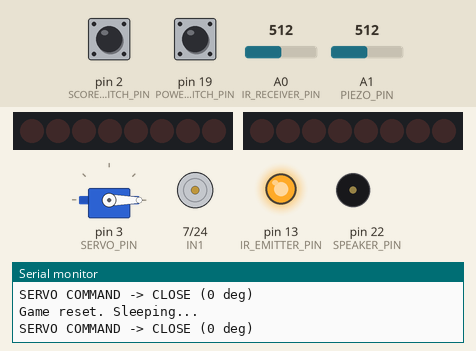
Simulated run of this sketch. Board: Arduino Mega 2560, built with avr-gcc and run on an emulated ATmega2560. Shown: 2 × 8 shift-register outputs drawn as a row of LEDs (first output left, lit = HIGH), servo, motor-driver pin pairs drawn as motors (green arrow = first pin HIGH = forward, orange = second pin HIGH = backward, longer = more drive, scaled by the enable pin), output pins drawn as LEDs (lit = HIGH), buzzer (waves = sounding), the last lines printed to the serial monitor. Wiring (inferred from the names in the program): 2 × shift register (74HC595): data pin 12, shift clock pin 9, latch pin 11 / data pin 5, shift clock pin 4. Wiring (inferred from the signals the program sends): 2 × row of LEDs: on Q0, Q1, Q2, Q3, Q4, Q5, Q6, Q7 / on Q0, Q1, Q2, Q3, Q4, Q5, Q6, Q7. Inputs (shaded band) come from the test bench; at power-on: pin 19 (POWER_SWITCH_PIN) HIGH, pin 2 (SCORE_SWITCH_PIN) HIGH, A0 (IR_RECEIVER_PIN) = 512, A1 (PIEZO_PIN) = 512. Sleep ends after the set time or at an interrupt; pins used as bus, display or sensor lines are not drawn.

Above: at 2.5 s.
2.6 s: pin 19 (POWER_SWITCH_PIN) pulled LOW for 0.15 s
At 3.9 s:
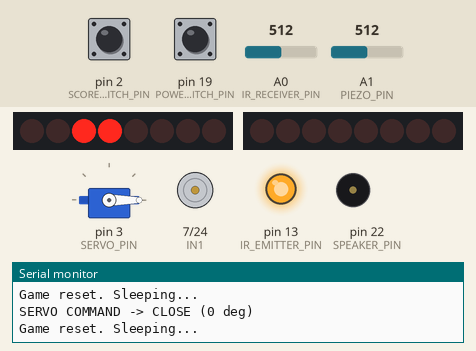
4.2 s: pin 19 (POWER_SWITCH_PIN) pulled LOW for 0.15 s
At 5.4 s:
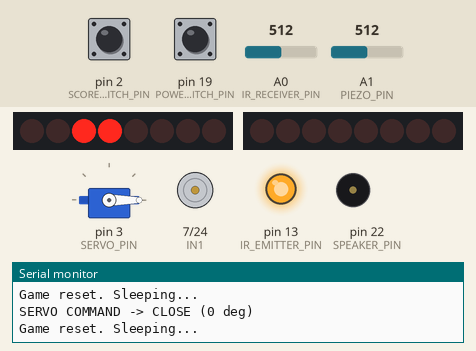
5.8 s: pin 19 (POWER_SWITCH_PIN) pulled LOW for 3.2 s
At 9.5 s:
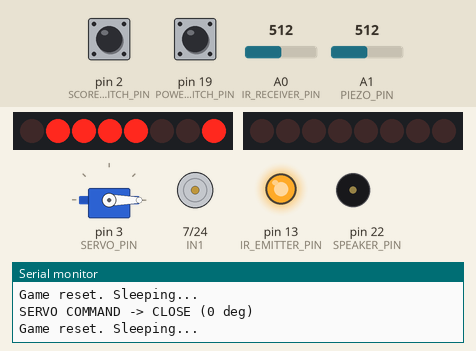
10.5 s: pin 19 (POWER_SWITCH_PIN) pulled LOW for 1 s
At 12.6 s:
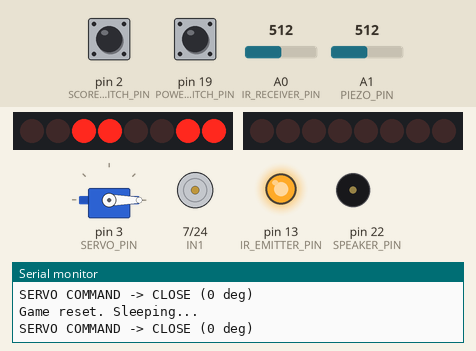
13.5 s: pin 19 (POWER_SWITCH_PIN) pulled LOW for 3.2 s
At 13.99 s:
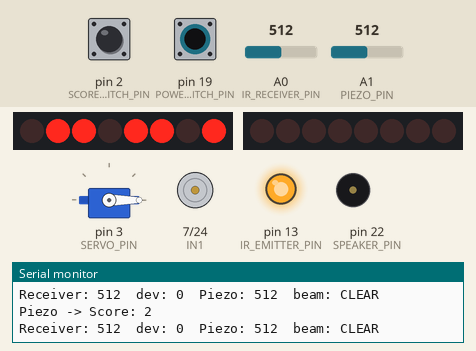
18.2 s: pin 19 (POWER_SWITCH_PIN) pulled LOW for 0.15 s
At 19.6 s:
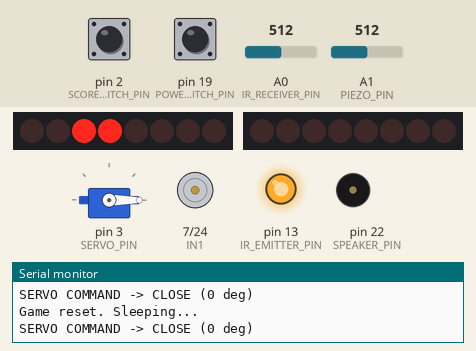
Timing chart, 0 to 20.9 s (numbered marks = the images above; inputs shaded):
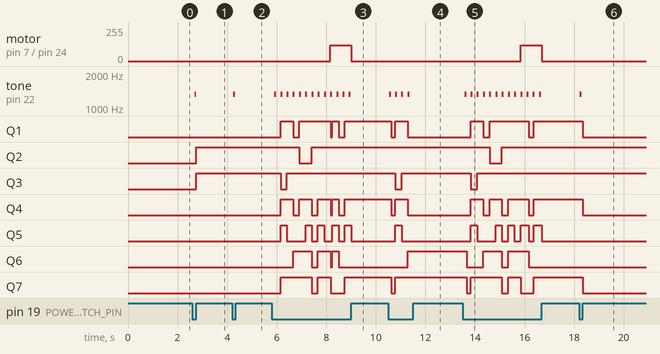

Measured:
- after the input at 2.6 s, tone on pin 22 (SPEAKER_PIN): silent → 1320 Hz after 0.09 s, → silent 0.06 s later; Q2, Q3: LOW → HIGH after 0.15 s
- after the input at 4.2 s, tone on pin 22 (SPEAKER_PIN): silent → 1320 Hz at once, → silent 0.08 s later
- after the input at 5.8 s, motor on pin 7 (IN1) / pin 24 (IN2): stopped → forward 120/255 after 2.4 s, → stopped 0.84 s later; tone on pin 22 (SPEAKER_PIN): alternates 1320 Hz for 0.08 s and silent for 0.17 s, 26 changes in all, then stays silent, starting after 0.10 s
- after the input at 10.5 s, tone on pin 22 (SPEAKER_PIN): alternates 1320 Hz for 0.08 s and silent for 0.17 s, 8 changes in all, then stays silent, starting at once; Q1: HIGH → LOW after 0.11 s, → HIGH 0.17 s later, → LOW 0.50 s later
- after the input at 13.5 s, motor on pin 7 (IN1) / pin 24 (IN2): stopped → forward 120/255 after 2.3 s, → stopped 0.86 s later; tone on pin 22 (SPEAKER_PIN): alternates 1320 Hz for 0.08 s and silent for 0.17 s, 26 changes in all, then stays silent, starting after 0.08 s
- after the input at 18.2 s, tone on pin 22 (SPEAKER_PIN): silent → 1320 Hz at once, → silent 0.08 s later; Q1, Q4, Q7: HIGH → LOW after 0.15 s

The sketch:

main.ino
```cpp
#include <Servo.h>
#include <avr/sleep.h>

// ---------- 7-seg / shift register ----------
const int data = 12;
const int latch = 11;
const int CLK = 9;
const int leftSeg = 5;
const int rightSeg = 4;

// ---------- scoring ----------
const int SCORE_SWITCH_PIN = 2;
const uint8_t PIEZO_PIN = A1;
const int PIEZO_THRESHOLD = 50;              // tune: watch "Piezo:" prints
const unsigned long PIEZO_LOCKOUT_MS = 250;  // ring-down time, one hit = one point

// ---------- speaker ----------
const int SPEAKER_PIN = 22;
const unsigned int TONE_SWITCH = 880;  // switch score sound (Hz)
const unsigned int TONE_PIEZO = 1320;  // piezo score sound (Hz)
const unsigned long TONE_MS = 80;

// ---------- L298N motor ----------
const int ENA = 8;   // was 6 (broken); pin 8 = Timer4 PWM, clear of tone()/Servo
const int IN1 = 7;   // unchanged (digital)
const int IN2 = 24;  // moved off pin 8 to a free digital pin
const int MIN_SPEED = 120;
const int MAX_SPEED = 255;

// ---------- IR beam break (auto-cal, scaled to small signals) ----------
const uint8_t IR_EMITTER_PIN = 13;
const uint8_t IR_RECEIVER_PIN = A0;
long baseline = 0;
int breakMargin = 6;  // recomputed from baseline at calibration
const int HYST = 2;
const unsigned long REARM_MS = 60;
const unsigned long CONFIRM_MS = 2;
const int STARTING_LIVES = 3;

// ---------- servo gate ----------
const int SERVO_PIN = 3;
const int GATE_CLOSED = 0;
const int GATE_OPEN = 90;
Servo gate;

// ---------- power switch (interrupt + sleep) ----------
const int POWER_SWITCH_PIN = 19;  // Mega interrupt pin (2 & 3 are in use)
volatile bool awake = false;

// ---------- state ----------
int score = 0;
int lives = STARTING_LIVES;
bool beamClear = true, rawBeamClear = true;
unsigned long rawChangedAt = 0;
bool armed = true;
unsigned long beamClearSince = 0;

bool lastSwState = HIGH;
unsigned long lastScoreTime = 0;
const unsigned long DEBOUNCE_MS = 50;
unsigned long lastPiezoHit = 0;

unsigned long lastRawPrint = 0;
const unsigned long RAW_PRINT_MS = 150;

int digits[10][8]{
  { 0, 1, 1, 1, 1, 1, 1, 0 }, { 0, 0, 1, 1, 0, 0, 0, 0 }, { 0, 1, 1, 0, 1, 1, 0, 1 }, { 0, 1, 1, 1, 1, 0, 0, 1 }, { 0, 0, 1, 1, 0, 0, 1, 1 }, { 0, 1, 0, 1, 1, 0, 1, 1 }, { 0, 1, 0, 1, 1, 1, 1, 1 }, { 0, 1, 1, 1, 0, 0, 0, 0 }, { 0, 1, 1, 1, 1, 1, 1, 1 }, { 0, 1, 1, 1, 1, 0, 1, 1 }
};

void powerISR() {
  awake = (digitalRead(POWER_SWITCH_PIN) == LOW);
}

void moveGate(int angle, const __FlashStringHelper* label) {
  gate.write(angle);
  Serial.print(F("SERVO COMMAND -> "));
  Serial.print(label);
  Serial.print(F(" ("));
  Serial.print(angle);
  Serial.println(F(" deg)"));
}

int scoreToSpeed(int s) {
  int level = s / 10;
  if (level > 9) level = 9;
  if (level == 0) return 0;
  return map(level, 1, 9, MIN_SPEED, MAX_SPEED);
}

void applyMotor() {
  digitalWrite(IN1, HIGH);
  digitalWrite(IN2, LOW);
  analogWrite(ENA, scoreToSpeed(score));
}

void stopMotor() {
  digitalWrite(IN1, LOW);
  digitalWrite(IN2, LOW);
  analogWrite(ENA, 0);
}

void addPoint(unsigned int toneHz, const __FlashStringHelper* src) {
  score++;
  applyMotor();
  tone(SPEAKER_PIN, toneHz, TONE_MS);  // non-blocking with a duration
  Serial.print(src);
  Serial.print(F(" -> Score: "));
  Serial.println(score);
}

void calibrateBeam() {
  Serial.println(F("Calibrating beam... keep it CLEAR."));
  long sum = 0;
  for (int i = 0; i < 64; i++) {
    sum += analogRead(IR_RECEIVER_PIN);
    delay(2);
  }
  baseline = sum / 64;
  breakMargin = max(6, (int)(baseline / 2));  // scales to weak signals (e.g. baseline 20 -> margin 10)
  Serial.print(F("Baseline = "));
  Serial.print(baseline);
  Serial.print(F("  breakMargin = "));
  Serial.println(breakMargin);
}

void newGame() {
  score = 0;
  lives = STARTING_LIVES;
  beamClear = true;
  rawBeamClear = true;
  armed = true;
  beamClearSince = millis();
  rawChangedAt = millis();
  moveGate(GATE_CLOSED, F("CLOSE"));
  applyMotor();  // score 0 -> motor off
  Serial.println(F("=== NEW GAME ==="));
  Serial.print(F("Lives: "));
  Serial.println(lives);
}

void goToSleep() {
  // turning OFF resets the current game
  stopMotor();
  noTone(SPEAKER_PIN);
  moveGate(GATE_CLOSED, F("CLOSE"));
  digitalWrite(leftSeg, LOW);
  digitalWrite(rightSeg, LOW);
  Serial.println(F("Game reset. Sleeping..."));
  Serial.flush();
  set_sleep_mode(SLEEP_MODE_IDLE);
  sleep_enable();
  sleep_cpu();  // wakes on the pin-18 interrupt
  sleep_disable();
  delay(50);
  if (awake) newGame();  // turning ON starts a fresh game
}

void shiftOutPattern(int d) {
  digitalWrite(latch, LOW);
  for (int i = 7; i >= 0; i--) {
    digitalWrite(CLK, LOW);
    digitalWrite(data, digits[d][i] == 1 ? HIGH : LOW);
    digitalWrite(CLK, HIGH);
  }
  digitalWrite(latch, HIGH);
}

unsigned long lastDigitSwap = 0;
const unsigned long DIGIT_MS = 5;
bool showTens = false;

void refreshDisplay(int number) {
  if (number > 99) number = 99;
  if (millis() - lastDigitSwap < DIGIT_MS) return;
  lastDigitSwap = millis();
  digitalWrite(leftSeg, LOW);
  digitalWrite(rightSeg, LOW);
  if (number < 10) {
    shiftOutPattern(number);
    digitalWrite(rightSeg, HIGH);
  } else {
    showTens = !showTens;
    if (showTens) {
      shiftOutPattern(number / 10);
      digitalWrite(leftSeg, HIGH);
    } else {
      shiftOutPattern(number % 10);
      digitalWrite(rightSeg, HIGH);
    }
  }
}

void setup() {
  Serial.begin(9600);
  pinMode(SCORE_SWITCH_PIN, INPUT_PULLUP);
  pinMode(POWER_SWITCH_PIN, INPUT_PULLUP);
  pinMode(data, OUTPUT);
  pinMode(latch, OUTPUT);
  pinMode(CLK, OUTPUT);
  pinMode(leftSeg, OUTPUT);
  pinMode(rightSeg, OUTPUT);
  pinMode(IR_EMITTER_PIN, OUTPUT);
  digitalWrite(IR_EMITTER_PIN, HIGH);
  pinMode(ENA, OUTPUT);
  pinMode(IN1, OUTPUT);
  pinMode(IN2, OUTPUT);
  pinMode(SPEAKER_PIN, OUTPUT);

  gate.attach(SERVO_PIN);
  Serial.println(F("Servo self-test..."));
  moveGate(GATE_OPEN, F("OPEN"));
  delay(600);
  moveGate(GATE_CLOSED, F("CLOSE"));
  delay(600);

  calibrateBeam();

  attachInterrupt(digitalPinToInterrupt(POWER_SWITCH_PIN), powerISR, CHANGE);
  awake = (digitalRead(POWER_SWITCH_PIN) == LOW);

  if (awake) newGame();
}

void loop() {
  if (!awake) {
    goToSleep();
    return;
  }

  // ---------- score source 1: limit switch ----------
  bool swState = digitalRead(SCORE_SWITCH_PIN);
  if (lastSwState == HIGH && swState == LOW && millis() - lastScoreTime > DEBOUNCE_MS) {
    lastScoreTime = millis();
    addPoint(TONE_SWITCH, F("Switch"));
  }
  lastSwState = swState;

  // ---------- score source 2: piezo ----------
  int piezoVal = analogRead(PIEZO_PIN);
  if (piezoVal > PIEZO_THRESHOLD && millis() - lastPiezoHit > PIEZO_LOCKOUT_MS) {
    lastPiezoHit = millis();
    addPoint(TONE_PIEZO, F("Piezo"));
  }

  // ---------- IR beam break ----------
  int reading = analogRead(IR_RECEIVER_PIN);
  int deviation = abs(reading - (int)baseline);

  if (millis() - lastRawPrint >= RAW_PRINT_MS) {
    lastRawPrint = millis();
    Serial.print(F("Receiver: "));
    Serial.print(reading);
    Serial.print(F("  dev: "));
    Serial.print(deviation);
    Serial.print(F("  Piezo: "));
    Serial.print(piezoVal);
    Serial.print(F("  beam: "));
    Serial.println(beamClear ? F("CLEAR") : F("BROKEN"));
  }

  bool newRaw = rawBeamClear;
  if (deviation > breakMargin + HYST) newRaw = false;
  else if (deviation < breakMargin - HYST) newRaw = true;
  if (newRaw != rawBeamClear) {
    rawBeamClear = newRaw;
    rawChangedAt = millis();
  }

  bool prevClear = beamClear;
  if (beamClear != rawBeamClear && millis() - rawChangedAt >= CONFIRM_MS) {
    beamClear = rawBeamClear;
  }

  if (beamClear && !prevClear) {
    beamClearSince = millis();
    moveGate(GATE_CLOSED, F("CLOSE"));  // ball gone -> shut gate
  }

  if (beamClear) {
    if (!armed && (millis() - beamClearSince >= REARM_MS)) armed = true;
  } else if (armed) {
    armed = false;
    if (lives > 0) lives--;
    moveGate(GATE_OPEN, F("OPEN"));  // release the next ball
    Serial.print(F("Beam broken! Lives: "));
    Serial.println(lives);
  }

  refreshDisplay(score);
}
```
